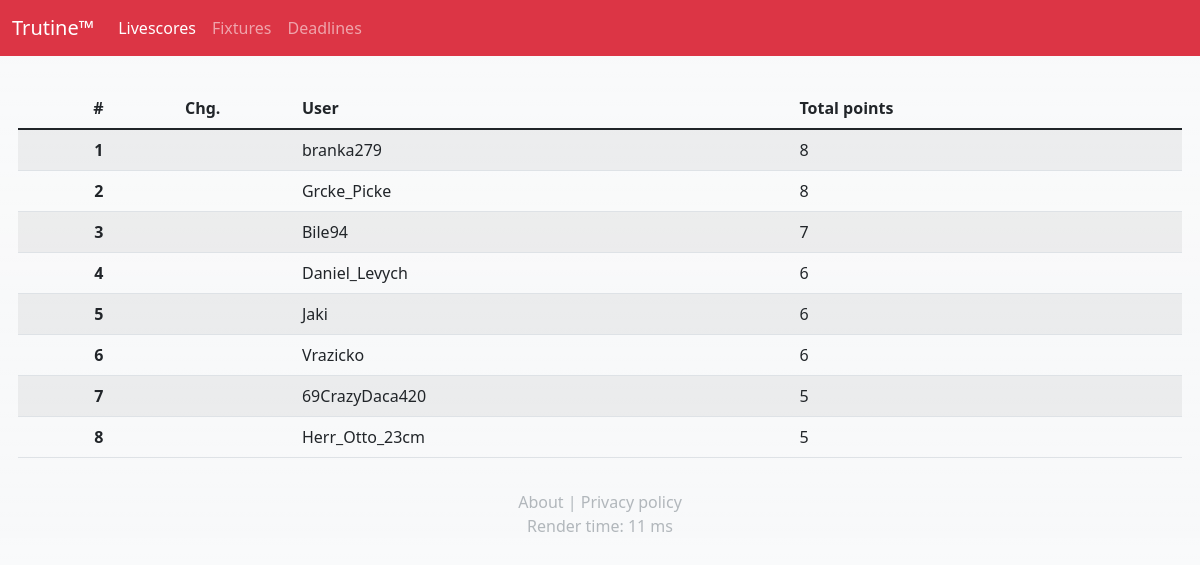
//, run on the app's committed database.
### livescore/models.py (models this page shows)
class User(models.Model):
    userid = models.CharField('User ID', primary_key=True, max_length=8, unique=True)
    name = models.CharField('Name', max_length=30)
    email = models.EmailField('E-mail')
    def __str__(self):
        return self.name

### livescore/templates/livescore/livescores.html (shortened to what this page needs)
{% extends 'livescore/base.html' %}
{% load custom %}
{% block content %}
<div class="row px-0 pt-3">
<div class="table-responsive px-0 pb-3">
    <table class="table table-striped table-hover">
        <thead>
            <tr>
                <th class="text-end">#</th>
                <th class="text-center">Chg.</th>
                <th>User</th>
                <th>Total points</th>
            </tr>
        </thead>
        <tbody class="table-group-divider">
        {% for rank in rankings %}
            <tr class='clickable-row' data-href="{% url 'user' rank.user.userid %}">
                <td class="text-end fw-bold">{{ forloop.counter }}</td>
                <td class="text-center">
                </td>
                <td>{{ rank.user }}</td>
                <td class="align-middle">{{ rank.points }}{% if rank.points_live %}<span class="text-success small">&nbsp;&nbsp;+{{ rank.points_live }}{% endif %}</span></td>
            </tr>
        {% endfor %}
        </tbody>
    </table>
</div>
{% endblock %}

### livescore/templates/livescore/base.html (shortened to what this page needs)
<!doctype html>
<html lang="en">
  <head>
    <link href="https://cdn.jsdelivr.net/npm/bootstrap@5.2.0/dist/css/bootstrap.min.css" rel="stylesheet">
    <link rel="stylesheet" href="https://cdn.jsdelivr.net/npm/bootstrap-icons@1.9.1/font/bootstrap-icons.css">
  </head>
  <body class="bg-light bg-gradient">
    {% include 'livescore/navigation.html' %}
    <div class="container px-0 pt-3">
    {% block content %}
    {% endblock %}
    </div>
    {% if page_title != 'Privacy policy' %}
    <div class="container text-center">
      <a class=" text-secondary text-opacity-50" style="text-decoration: none" href={% url 'privacy-policy' %}>About | Privacy policy</a>
      <br /><span class=" text-secondary text-opacity-50" style="text-decoration: none">Render time: {{ render_time }}</span>
    </div>
    {% endif %}
  </body>
</html>

### livescore/templates/livescore/navigation.html (shortened to what this page needs)
<nav class="navbar navbar-expand-lg navbar-dark bg-danger">
    <div class="container-fluid">
      <a class="navbar-brand" href={% url 'livescores' %}>Trutine&trade;</a>
      <div class="collapse navbar-collapse" id="navbarSupportedContent">
        <ul class="navbar-nav me-auto mb-2 mb-lg-0">
          <li class="nav-item">
            <a {% if page_title == 'Livescores' %}class="nav-link active" aria-current="page"{% else %}class="nav-link"{% endif %}
             href={% url 'livescores' %}>Livescores</a>
          </li>
          <li class="nav-item">
            <a {% if page_title == 'Fixtures' %}class="nav-link active" aria-current="page"{% else %}class="nav-link"{% endif %}
             href={% url 'fixtures' %}>Fixtures</a>
          </li>
          <li class="nav-item">
            <a {% if page_title == 'Deadlines' %}class="nav-link active" aria-current="page"{% else %}class="nav-link"{% endif %}
             href={% url 'deadlines' %}>Deadlines</a>
          </li>
        </ul>
      </div>
    </div>
  </nav>

### data on the page
User: user "branka279", points "8"
User: user "Grcke_Picke", points "8"
User: user "Bile94", points "7"
User: user "Daniel_Levych", points "6"
User: user "Jaki", points "6"
User: user "Vrazicko", points "6"
User: user "69CrazyDaca420", points "5"
User: user "Herr_Otto_23cm", points "5"

### other printed values
{{ render_time }} "11 ms"
